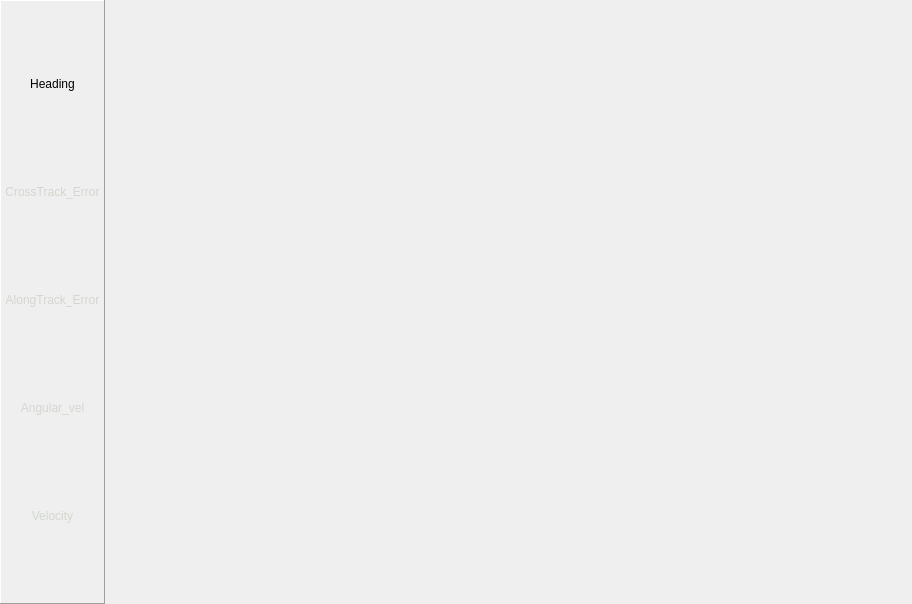
<?xml version="1.0" encoding="UTF-8"?>
<ui version="4.0">
 <class>Form</class>
 <widget class="QWidget" name="Form">
  <property name="geometry">
   <rect>
    <x>0</x>
    <y>0</y>
    <width>912</width>
    <height>604</height>
   </rect>
  </property>
  <property name="windowTitle">
   <string>Form</string>
  </property>
  <layout class="QHBoxLayout" name="horizontalLayout" stretch="1,8">
   <property name="spacing">
    <number>0</number>
   </property>
   <property name="leftMargin">
    <number>0</number>
   </property>
   <property name="topMargin">
    <number>0</number>
   </property>
   <property name="rightMargin">
    <number>0</number>
   </property>
   <property name="bottomMargin">
    <number>0</number>
   </property>
   <item>
    <widget class="QFrame" name="frame">
     <property name="styleSheet">
      <string notr="true">*{
	color: rgb(211, 215, 207);
}
QPushButton#Heading_btn{
	color: rgb(0, 0, 0);
}</string>
     </property>
     <property name="frameShape">
      <enum>QFrame::Panel</enum>
     </property>
     <property name="frameShadow">
      <enum>QFrame::Raised</enum>
     </property>
     <layout class="QVBoxLayout" name="verticalLayout">
      <property name="spacing">
       <number>0</number>
      </property>
      <property name="leftMargin">
       <number>0</number>
      </property>
      <property name="topMargin">
       <number>0</number>
      </property>
      <property name="rightMargin">
       <number>0</number>
      </property>
      <property name="bottomMargin">
       <number>0</number>
      </property>
      <item>
       <widget class="QPushButton" name="Heading_btn">
        <property name="maximumSize">
         <size>
          <width>16777215</width>
          <height>50</height>
         </size>
        </property>
        <property name="text">
         <string>Heading</string>
        </property>
        <property name="default">
         <bool>false</bool>
        </property>
        <property name="flat">
         <bool>true</bool>
        </property>
       </widget>
      </item>
      <item>
       <widget class="QPushButton" name="CTE_btn">
        <property name="maximumSize">
         <size>
          <width>16777215</width>
          <height>50</height>
         </size>
        </property>
        <property name="text">
         <string>CrossTrack_Error</string>
        </property>
        <property name="flat">
         <bool>true</bool>
        </property>
       </widget>
      </item>
      <item>
       <widget class="QPushButton" name="ATE_btn">
        <property name="maximumSize">
         <size>
          <width>16777215</width>
          <height>50</height>
         </size>
        </property>
        <property name="text">
         <string>AlongTrack_Error</string>
        </property>
        <property name="flat">
         <bool>true</bool>
        </property>
       </widget>
      </item>
      <item>
       <widget class="QPushButton" name="Velleft_btn">
        <property name="maximumSize">
         <size>
          <width>16777215</width>
          <height>50</height>
         </size>
        </property>
        <property name="text">
         <string>Angular_vel</string>
        </property>
        <property name="flat">
         <bool>true</bool>
        </property>
       </widget>
      </item>
      <item>
       <widget class="QPushButton" name="Vel_btn">
        <property name="maximumSize">
         <size>
          <width>16777215</width>
          <height>50</height>
         </size>
        </property>
        <property name="text">
         <string>Velocity</string>
        </property>
        <property name="flat">
         <bool>true</bool>
        </property>
       </widget>
      </item>
     </layout>
    </widget>
   </item>
   <item>
    <widget class="QStackedWidget" name="Plot_page">
     <widget class="QCustomPlot" name="Heading_customPlot"/>
     <widget class="QCustomPlot" name="CTE_customPlot"/>
     <widget class="QCustomPlot" name="ATE_customPlot"/>
     <widget class="QWidget" name="Vel_customPlot">
      <layout class="QVBoxLayout" name="verticalLayout_2">
       <property name="spacing">
        <number>0</number>
       </property>
       <property name="leftMargin">
        <number>0</number>
       </property>
       <property name="topMargin">
        <number>0</number>
       </property>
       <property name="rightMargin">
        <number>0</number>
       </property>
       <property name="bottomMargin">
        <number>0</number>
       </property>
       <item>
        <widget class="QCustomPlot" name="Vel_left_customPlot" native="true"/>
       </item>
       <item>
        <widget class="QCustomPlot" name="Vel_right_customPlot" native="true"/>
       </item>
      </layout>
     </widget>
     <widget class="QCustomPlot" name="Velocity_customPlot"/>
    </widget>
   </item>
  </layout>
 </widget>
 <customwidgets>
  <customwidget>
   <class>QCustomPlot</class>
   <extends>QWidget</extends>
   <header location="global">qcustomplot.h</header>
   <container>1</container>
  </customwidget>
 </customwidgets>
 <resources/>
 <connections/>
</ui>
